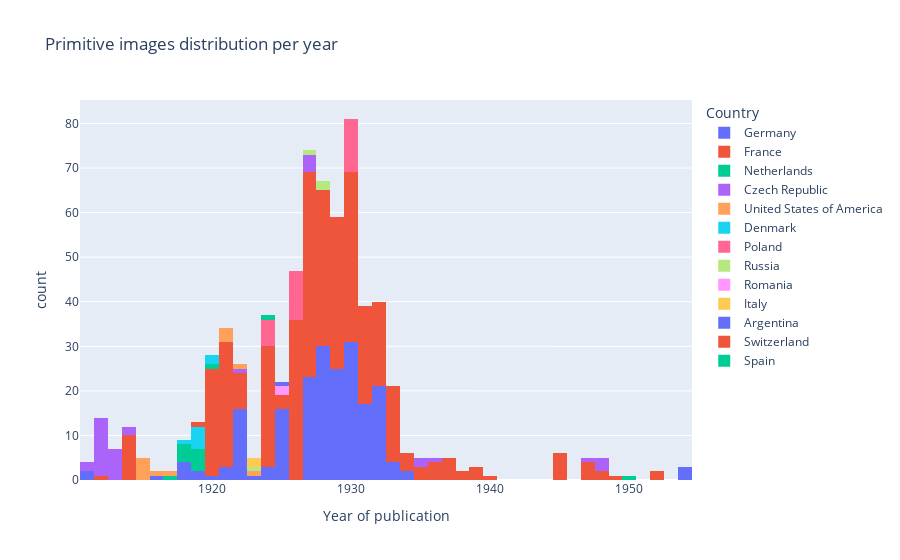

Source (notebook cell):
### Code cell
fig = px.histogram(image_vis, x='year', color="Country",
            title="Primitive images distribution per year",
                  labels={
                     "year": "Year of publication"})
fig.update_traces(textfont_size=12, textangle=0, textposition="outside", cliponaxis=False)
fig.show()
#fig.write_html('viz/image_per_year.html', auto_open=True)
fig.write_image("viz/image_per_year.png")

### Figure 1 — Plotly figure (JSON) as saved in the notebook; plotly's stock layout.template omitted (floating-point values rounded to 4 significant figures; data arrays with more than 128 entries replaced by an {"elided": "..."} marker saying what was removed)
{"data": [{"alignmentgroup": "True", "bingroup": "x", "cliponaxis": false, "hovertemplate": "Country=Germany<br>Year of publication=%{x}<br>count=%{y}<extra></extra>", "legendgroup": "Germany", "marker": {"color": "#636efa", "pattern": {"shape": ""}}, "name": "Germany", "offsetgroup": "Germany", "orientation": "v", "showlegend": true, "textangle": 0, "textfont": {"size": 12}, "textposition": "outside", "type": "histogram", "x": {"elided": "205 int values"}, "xaxis": "x", "yaxis": "y"}, {"alignmentgroup": "True", "bingroup": "x", "cliponaxis": false, "hovertemplate": "Country=France<br>Year of publication=%{x}<br>count=%{y}<extra></extra>", "legendgroup": "France", "marker": {"color": "#EF553B", "pattern": {"shape": ""}}, "name": "France", "offsetgroup": "France", "orientation": "v", "showlegend": true, "textangle": 0, "textfont": {"size": 12}, "textposition": "outside", "type": "histogram", "x": {"elided": "385 int values"}, "xaxis": "x", "yaxis": "y"}, {"alignmentgroup": "True", "bingroup": "x", "cliponaxis": false, "hovertemplate": "Country=Netherlands<br>Year of publication=%{x}<br>count=%{y}<extra></extra>", "legendgroup": "Netherlands", "marker": {"color": "#00cc96", "pattern": {"shape": ""}}, "name": "Netherlands", "offsetgroup": "Netherlands", "orientation": "v", "showlegend": true, "textangle": 0, "textfont": {"size": 12}, "textposition": "outside", "type": "histogram", "x": [1919, 1919, 1918, 1919, 1920, 1919, 1919, 1918, 1918, 1918, 1917], "xaxis": "x", "yaxis": "y"}, {"alignmentgroup": "True", "bingroup": "x", "cliponaxis": false, "hovertemplate": "Country=Czech Republic<br>Year of publication=%{x}<br>count=%{y}<extra></extra>", "legendgroup": "Czech Republic", "marker": {"color": "#ab63fa", "pattern": {"shape": ""}}, "name": "Czech Republic", "offsetgroup": "Czech Republic", "orientation": "v", "showlegend": true, "textangle": 0, "textfont": {"size": 12}, "textposition": "outside", "type": "histogram", "x": [1912, 1912, 1914, 1913, 1914, 1927, 1927, 1935, 1913, 1912, 1912, 1912, 1912, 1912, 1913, 1922, 1947, 1948, 1927, 1912, 1927, 1913, 1912, 1948, 1913, 1912, 1913, 1936, 1935, 1912, 1911, 1912, 1913, 1912, 1911, 1948], "xaxis": "x", "yaxis": "y"}, {"alignmentgroup": "True", "bingroup": "x", "cliponaxis": false, "hovertemplate": "Country=United States of America<br>Year of publication=%{x}<br>count=%{y}<extra></extra>", "legendgroup": "United States of America", "marker": {"color": "#FFA15A", "pattern": {"shape": ""}}, "name": "United States of America", "offsetgroup": "United States of America", "orientation": "v", "showlegend": true, "textangle": 0, "textfont": {"size": 12}, "textposition": "outside", "type": "histogram", "x": [1921, 1923, 1915, 1921, 1915, 1915, 1921, 1916, 1915, 1917, 1915, 1922], "xaxis": "x", "yaxis": "y"}, {"alignmentgroup": "True", "bingroup": "x", "cliponaxis": false, "hovertemplate": "Country=Denmark<br>Year of publication=%{x}<br>count=%{y}<extra></extra>", "legendgroup": "Denmark", "marker": {"color": "#19d3f3", "pattern": {"shape": ""}}, "name": "Denmark", "offsetgroup": "Denmark", "orientation": "v", "showlegend": true, "textangle": 0, "textfont": {"size": 12}, "textposition": "outside", "type": "histogram", "x": [1918, 1920, 1919, 1919, 1919, 1919, 1919, 1920], "xaxis": "x", "yaxis": "y"}, {"alignmentgroup": "True", "bingroup": "x", "cliponaxis": false, "hovertemplate": "Country=Poland<br>Year of publication=%{x}<br>count=%{y}<extra></extra>", "legendgroup": "Poland", "marker": {"color": "#FF6692", "pattern": {"shape": ""}}, "name": "Poland", "offsetgroup": "Poland", "orientation": "v", "showlegend": true, "textangle": 0, "textfont": {"size": 12}, "textposition": "outside", "type": "histogram", "x": [1930, 1926, 1926, 1924, 1926, 1930, 1926, 1926, 1924, 1926, 1930, 1930, 1930, 1930, 1930, 1930, 1924, 1926, 1926, 1930, 1930, 1924, 1930, 1924, 1926, 1924, 1926, 1930, 1926], "xaxis": "x", "yaxis": "y"}, {"alignmentgroup": "True", "bingroup": "x", "cliponaxis": false, "hovertemplate": "Country=Russia<br>Year of publication=%{x}<br>count=%{y}<extra></extra>", "legendgroup": "Russia", "marker": {"color": "#B6E880", "pattern": {"shape": ""}}, "name": "Russia", "offsetgroup": "Russia", "orientation": "v", "showlegend": true, "textangle": 0, "textfont": {"size": 12}, "textposition": "outside", "type": "histogram", "x": [1928, 1927, 1923, 1928], "xaxis": "x", "yaxis": "y"}, {"alignmentgroup": "True", "bingroup": "x", "cliponaxis": false, "hovertemplate": "Country=Romania<br>Year of publication=%{x}<br>count=%{y}<extra></extra>", "legendgroup": "Romania", "marker": {"color": "#FF97FF", "pattern": {"shape": ""}}, "name": "Romania", "offsetgroup": "Romania", "orientation": "v", "showlegend": true, "textangle": 0, "textfont": {"size": 12}, "textposition": "outside", "type": "histogram", "x": [1925, 1925], "xaxis": "x", "yaxis": "y"}, {"alignmentgroup": "True", "bingroup": "x", "cliponaxis": false, "hovertemplate": "Country=Italy<br>Year of publication=%{x}<br>count=%{y}<extra></extra>", "legendgroup": "Italy", "marker": {"color": "#FECB52", "pattern": {"shape": ""}}, "name": "Italy", "offsetgroup": "Italy", "orientation": "v", "showlegend": true, "textangle": 0, "textfont": {"size": 12}, "textposition": "outside", "type": "histogram", "x": [1923, 1923], "xaxis": "x", "yaxis": "y"}, {"alignmentgroup": "True", "bingroup": "x", "cliponaxis": false, "hovertemplate": "Country=Argentina<br>Year of publication=%{x}<br>count=%{y}<extra></extra>", "legendgroup": "Argentina", "marker": {"color": "#636efa", "pattern": {"shape": ""}}, "name": "Argentina", "offsetgroup": "Argentina", "orientation": "v", "showlegend": true, "textangle": 0, "textfont": {"size": 12}, "textposition": "outside", "type": "histogram", "x": [1925], "xaxis": "x", "yaxis": "y"}, {"alignmentgroup": "True", "bingroup": "x", "cliponaxis": false, "hovertemplate": "Country=Switzerland<br>Year of publication=%{x}<br>count=%{y}<extra></extra>", "legendgroup": "Switzerland", "marker": {"color": "#EF553B", "pattern": {"shape": ""}}, "name": "Switzerland", "offsetgroup": "Switzerland", "orientation": "v", "showlegend": true, "textangle": 0, "textfont": {"size": 12}, "textposition": "outside", "type": "histogram", "x": [1919], "xaxis": "x", "yaxis": "y"}, {"alignmentgroup": "True", "bingroup": "x", "cliponaxis": false, "hovertemplate": "Country=Spain<br>Year of publication=%{x}<br>count=%{y}<extra></extra>", "legendgroup": "Spain", "marker": {"color": "#00cc96", "pattern": {"shape": ""}}, "name": "Spain", "offsetgroup": "Spain", "orientation": "v", "showlegend": true, "textangle": 0, "textfont": {"size": 12}, "textposition": "outside", "type": "histogram", "x": [1950, 1924], "xaxis": "x", "yaxis": "y"}], "layout": {"autosize": true, "barmode": "relative", "legend": {"title": {"text": "Country"}, "tracegroupgap": 0}, "title": {"text": "Primitive images distribution per year"}, "xaxis": {"anchor": "y", "autorange": true, "domain": [0, 1], "range": [1910.0, 1954.0], "title": {"text": "Year of publication"}, "type": "linear"}, "yaxis": {"anchor": "x", "autorange": true, "domain": [0, 1], "range": [0, 85.26], "title": {"text": "count"}}}}
